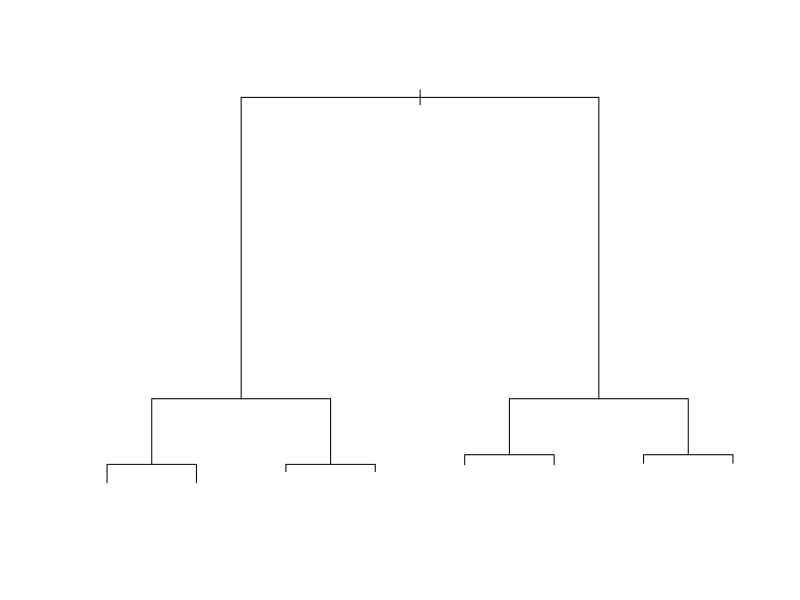

This figure's R source: (Note: this script raises an error after producing the figure.)
library(rpart)
n <- 1000
sigma <- 0.25
set.seed(1)
x <- rnorm(n, 0, 1)
y <- 0.75 * x + rnorm(n, 0, sigma)
dat <- data.frame(x = x, y = y)

fit <- rpart(y~., data = dat)
plot(fit)
# Learn: Line 10 shows the Tree shape

# Q3: Below is most of the code to make a scatter plot of y versus x along with the predicted values based on the fit.
dat %>% 
  mutate(y_hat = predict(fit)) %>% 
  ggplot() +
  geom_point(aes(x, y)) +
  geom_step(aes(x, y_hat), col=2)

# Q4: write the correct random forest regressor

library(randomForest)
fit <- randomForest(y ~ x, data = dat)
dat %>% 
  mutate(y_hat = predict(fit)) %>% 
  ggplot() +
  geom_point(aes(x, y)) +
  geom_step(aes(x, y_hat), col = "red")
plot(fit)

# Froom the code above I learned that data = dat can be assigned before defining what dat is. This is different from what I usually do in object oriented languages.

# Q6: Random Forest with: node size of 50 and a maximum of 25 nodes

library(randomForest)
fit <- randomForest(y ~ x, data = dat, nodesize = 50, maxnodes = 25)
dat %>% 
  mutate(y_hat = predict(fit)) %>% 
  ggplot() +
  geom_point(aes(x, y)) +
  geom_step(aes(x, y_hat), col = "red")



